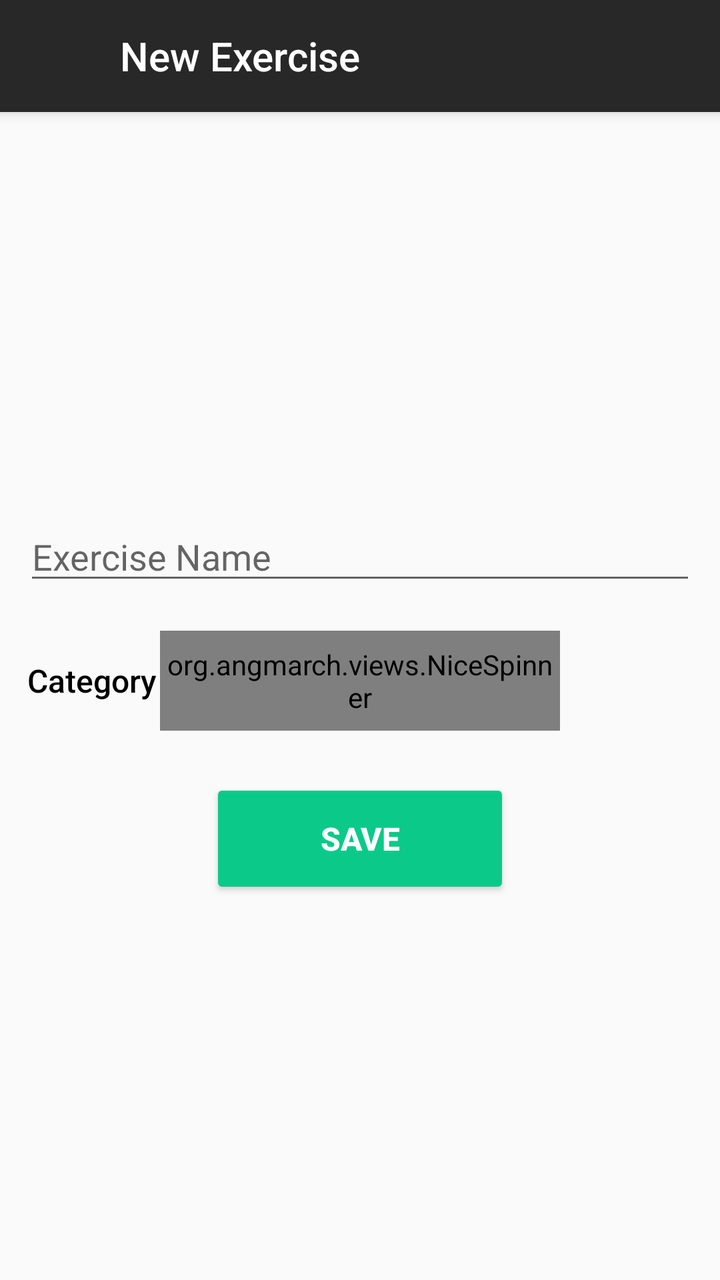
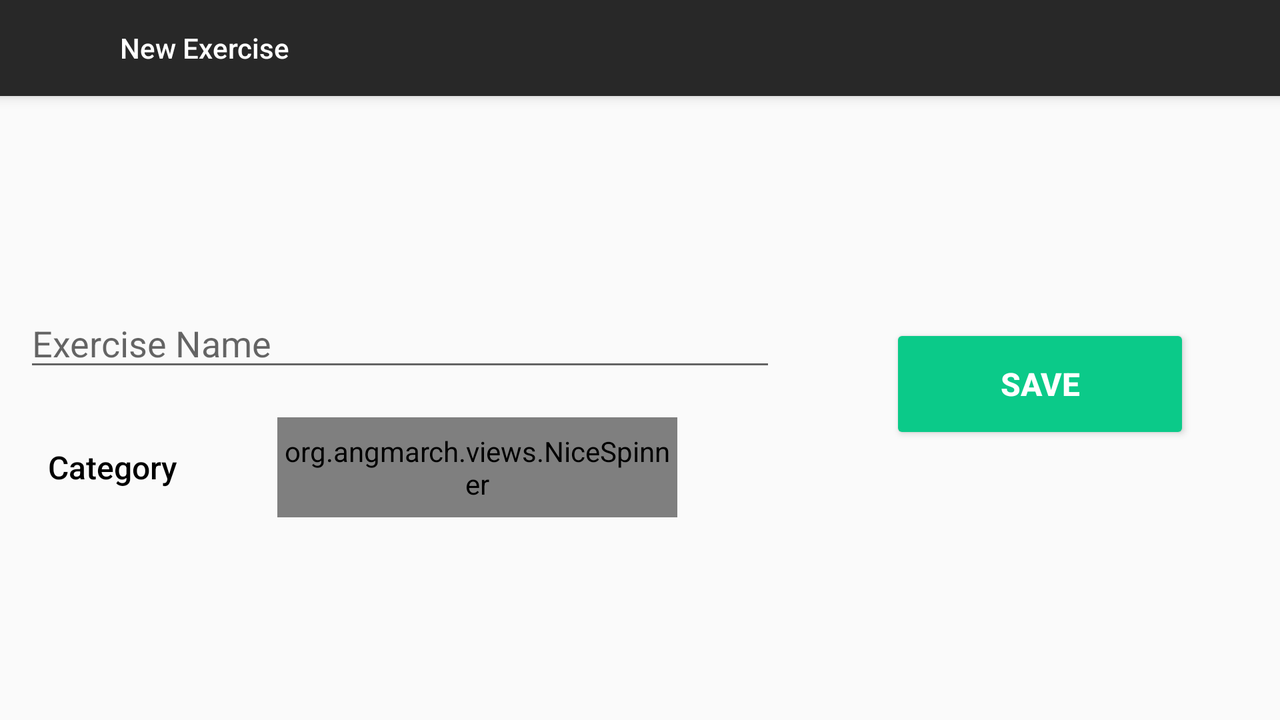

Compare how this app lays out the same screen by default and in its alternative resource folder. The renders come first, then the two layout files and the values they reference.
<!-- AndroidManifest.xml: application theme AppTheme -->
<!-- res/layout/activity_create_exercise.xml -->
<?xml version="1.0" encoding="utf-8"?>
<androidx.constraintlayout.widget.ConstraintLayout xmlns:android="http://schemas.android.com/apk/res/android"
        xmlns:app="http://schemas.android.com/apk/res-auto"
        android:layout_width="match_parent"
        android:layout_height="match_parent"
        >

    <androidx.appcompat.widget.Toolbar
            android:id="@+id/toolbar"
            android:layout_width="match_parent"
            android:layout_height="?attr/actionBarSize"
            android:background="@color/toolbar_background"
            android:elevation="4dp"
            app:layout_constraintTop_toTopOf="parent">

        <ImageView
                android:layout_width="36dp"
                android:layout_height="36dp"
                android:layout_marginEnd="8dp"
                android:src="@drawable/ic_barbell"
                android:tint="@android:color/white" />

        <TextView
                android:id="@+id/toolbar_title"
                style="@style/TextAppearance.AppCompat.Widget.ActionBar.Title"
                android:layout_width="wrap_content"
                android:layout_height="wrap_content"
                android:layout_gravity="left"
                android:text="@string/new_exercise"
                android:textColor="@android:color/white" />

    </androidx.appcompat.widget.Toolbar>



    <EditText
            android:id="@+id/exercise_name_editor"
            android:layout_width="match_parent"
            android:layout_height="wrap_content"
            android:layout_marginStart="@dimen/gutter_margin"
            android:layout_marginTop="200dp"
            android:layout_marginEnd="@dimen/gutter_margin"
            android:inputType="textCapWords"
            android:hint="@string/exercise_name"
            android:maxLines="1"
            app:layout_constraintTop_toBottomOf="@id/toolbar" />

    <TextView
            android:id="@+id/category"
            style="@style/TextDark"
            android:layout_width="wrap_content"
            android:layout_height="wrap_content"
            android:layout_marginStart="@dimen/gutter_margin"
            android:layout_marginTop="32dp"
            android:text="@string/category"
            app:layout_constraintEnd_toStartOf="@+id/category_spinner"
            app:layout_constraintStart_toStartOf="parent"
            app:layout_constraintTop_toBottomOf="@id/exercise_name_editor" />

    <org.angmarch.views.NiceSpinner
            android:id="@+id/category_spinner"
            android:layout_width="200dp"
            android:layout_height="50dp"
            android:background="@color/off_white"
            app:layout_constraintBottom_toBottomOf="@+id/category"
            app:layout_constraintEnd_toEndOf="parent"
            app:layout_constraintStart_toStartOf="parent"
            app:layout_constraintTop_toTopOf="@+id/category"
            app:popupTextAlignment="start"
            />

    <Button
            android:id="@+id/create_exercise_button"
            android:layout_width="150dp"
            android:layout_height="60dp"
            android:layout_marginTop="24dp"
            android:padding="18dp"
            android:text="@string/save"
            style="@style/Text1"
            android:backgroundTint="@color/light_green"
            app:layout_constraintEnd_toEndOf="parent"
            app:layout_constraintStart_toStartOf="parent"
            app:layout_constraintTop_toBottomOf="@id/category_spinner" />

</androidx.constraintlayout.widget.ConstraintLayout>
<!-- resources referenced by this layout -->
<resources>
  <color name="light_green">#0BCA89</color>
  <color name="off_white">#C2C2C2</color>
  <color name="toolbar_background">#282828</color>
  <dimen name="gutter_margin">12dp</dimen>
  <string name="category">Category</string>
  <string name="exercise_name">Exercise Name</string>
  <string name="new_exercise">New Exercise</string>
  <string name="save">Save</string>
  <style name="Text1" parent="@style/TextAppearance.AppCompat.Title">
          <item name="android:textColor">@android:color/white</item>
          <item name="android:textSize">16sp</item>
          <item name="android:textStyle">bold</item>
      </style>
  <style name="TextDark" parent="@style/TextAppearance.AppCompat.Title">
          <item name="android:textColor">@android:color/black</item>
          <item name="android:textSize">16sp</item>
          <item name="android:textStyle">normal</item>
      </style>
  <style name="AppTheme" parent="@style/Theme.AppCompat.Light.NoActionBar">
          
          <item name="colorPrimary">@color/light_green</item>
          <item name="colorPrimaryDark">@color/dark_green</item>
          <item name="colorAccent">@color/red</item>
          <item name="android:statusBarColor">@color/black_lighter_20</item>
          <item name="android:actionMenuTextColor">@android:color/white</item>
  
      </style>
  <color name="dark_green">#056343</color>
  <color name="red">#D81B60</color>
  <color name="black_lighter_20">#141414</color>
</resources>
<!-- res/layout-land/activity_create_exercise.xml (the repository's variant of the layout above) -->
<!-- drawn on the phone turned sideways -->
<?xml version="1.0" encoding="utf-8"?>
<androidx.constraintlayout.widget.ConstraintLayout xmlns:android="http://schemas.android.com/apk/res/android"
        xmlns:app="http://schemas.android.com/apk/res-auto"
        android:layout_width="match_parent"
        android:layout_height="match_parent"
        >

    <androidx.appcompat.widget.Toolbar
            android:id="@+id/toolbar"
            android:layout_width="match_parent"
            android:layout_height="?attr/actionBarSize"
            android:background="@color/toolbar_background"
            android:elevation="4dp"
            app:layout_constraintTop_toTopOf="parent">

        <ImageView
                android:layout_width="36dp"
                android:layout_height="36dp"
                android:layout_marginEnd="8dp"
                android:src="@drawable/ic_barbell"
                android:tint="@android:color/white" />

        <TextView
                android:id="@+id/toolbar_title"
                style="@style/TextAppearance.AppCompat.Widget.ActionBar.Title"
                android:layout_width="wrap_content"
                android:layout_height="wrap_content"
                android:layout_gravity="left"
                android:text="@string/new_exercise"
                android:textColor="@android:color/white" />

    </androidx.appcompat.widget.Toolbar>

    <androidx.constraintlayout.widget.ConstraintLayout
            android:id="@+id/constraintLayout"
            android:layout_width="400dp"
            android:layout_height="wrap_content"
            android:padding="@dimen/gutter_margin"
            app:layout_constraintBottom_toBottomOf="parent"
            app:layout_constraintStart_toStartOf="parent"
            app:layout_constraintTop_toBottomOf="@+id/toolbar">

        <EditText
                android:id="@+id/exercise_name_editor"
                android:layout_width="match_parent"
                android:layout_height="wrap_content"
                android:hint="@string/exercise_name"
                android:inputType="textCapWords"
                android:maxLines="1"
                app:layout_constraintTop_toTopOf="parent" />

        <TextView
                android:id="@+id/category_text"
                style="@style/TextDark"
                android:layout_width="wrap_content"
                android:layout_height="wrap_content"
                android:layout_marginStart="@dimen/gutter_margin"
                android:layout_marginTop="32dp"
                android:text="@string/category"
                app:layout_constraintStart_toStartOf="parent"
                app:layout_constraintTop_toBottomOf="@id/exercise_name_editor" />

        <org.angmarch.views.NiceSpinner
                android:id="@+id/category_spinner"
                android:layout_width="200dp"
                android:layout_height="50dp"
                android:background="@color/off_white"
                app:layout_constraintBottom_toBottomOf="@+id/category_text"
                app:layout_constraintEnd_toEndOf="parent"
                app:layout_constraintStart_toEndOf="@+id/category_text"
                app:layout_constraintTop_toTopOf="@+id/category_text"
                app:popupTextAlignment="start" />


    </androidx.constraintlayout.widget.ConstraintLayout>

    <Button
            android:id="@+id/create_exercise_button"
            style="@style/Text1"
            android:layout_width="150dp"
            android:layout_height="60dp"
            android:layout_marginTop="24dp"
            android:backgroundTint="@color/light_green"
            android:padding="18dp"
            android:text="@string/save"
            app:layout_constraintBottom_toBottomOf="parent"
            app:layout_constraintEnd_toEndOf="parent"
            app:layout_constraintStart_toEndOf="@id/constraintLayout"


            app:layout_constraintTop_toTopOf="parent" />



</androidx.constraintlayout.widget.ConstraintLayout>
